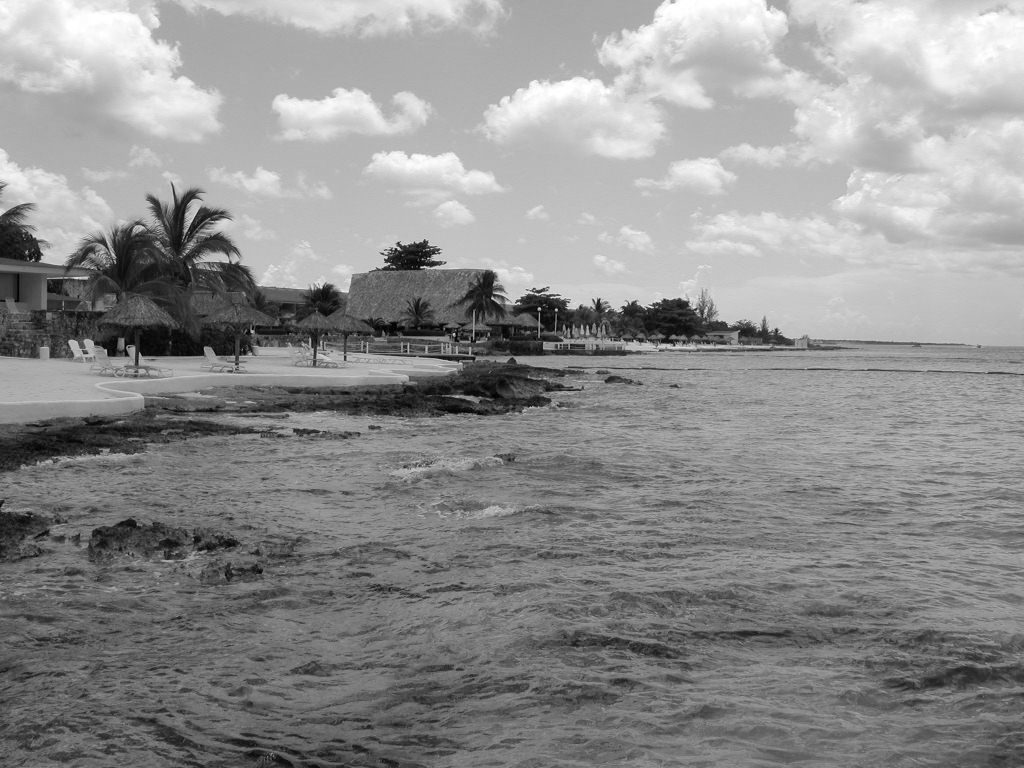
#> input picture multimedia/practice/week6/hotel-00.png, 1024 x 768 px; the run also reads 3 pictures not shown here
$ jupyter execute image_panorama.ipynb
#> lines starting #> are read from the running program, lines starting #| are printed output that depends on the picture
[cell 1]
import cv2
import os
from glob import glob
import numpy as np
import matplotlib.pyplot as plt

[cell 2]
img_names = ['hotel-00.png', 'hotel-01.png', 'hotel-02.png']

imgs = []
for i, name in enumerate(img_names):
    img = cv2.imread(name)
#> img is the input picture: shape (768, 1024, 3); min 0, max 255, mean 142.7
    plt.figure(figsize=(15,15))
    plt.subplot(len(img_names)//3+1,3,i+1)
    plt.imshow(cv2.cvtColor(img, cv2.COLOR_BGR2RGB))
    imgs.append(img)

stitcher = cv2.Stitcher_create()

status, dst = stitcher.stitch(imgs)
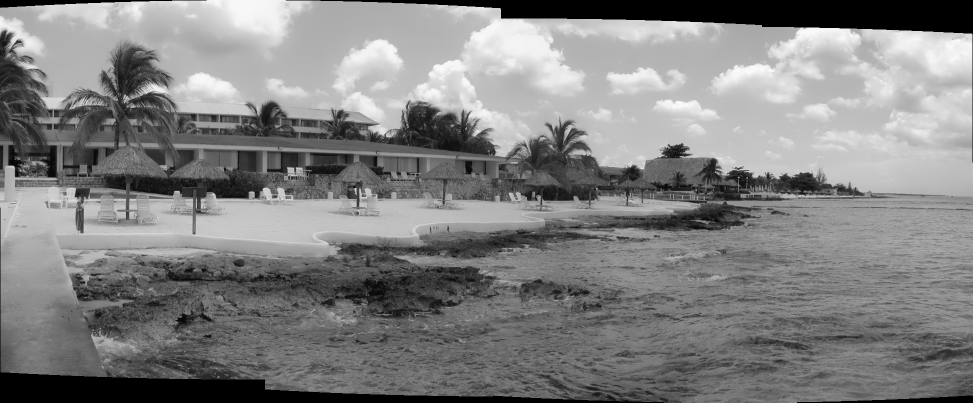
#> dst: shape (805, 1946, 3) (shown at 1/2 size); min 0, max 252, mean 129.5
#> status = 0

s=0
plt.figure(figsize=(20,20))
plt.imshow(cv2.cvtColor(dst, cv2.COLOR_BGR2RGB))

[cell 3]
def KeypointsMatching(keyPoints_L, keyPoints_R, descriptors_L, descriptors_R):

    bf = cv2.BFMatcher()
    raw_matches = bf.knnMatch(descriptors_L, descriptors_R, k=2)

    matches = []
    for m in raw_matches:
        if len(m) == 2 and m[0].distance < m[1].distance * 0.79:
            matches.append((m[0].trainIdx, m[0].queryIdx))

    if len(matches) >= 4:

        keyPoints_L = np.float32([keyPoints_L[i] for (_, i) in matches])
        keyPoints_R = np.float32([keyPoints_R[i] for (i, _) in matches])

        H, status = cv2.findHomography(keyPoints_L, keyPoints_R, cv2.RANSAC, 4.0)


    return matches, H, status

[cell 4]
def Draw_with_Matching(image_L, image_R, keyPoints_L, keyPoints_R, matches, status):
    h1, w1 = image_L.shape[:2]
    h2, w2 = image_R.shape[:2]

    img_matching_result = np.zeros((max(h1, h2), w1 + w2, 3), dtype="uint8")

    img_matching_result[0:h2, 0:w2] = image_R
    img_matching_result[0:h1, w2:] = image_L

    for ((trainIdx, queryIdx), s) in zip(matches, status):

        if s == 1:
            keyPoint2 = (int(keyPoints_R[trainIdx][0]), int(keyPoints_R[trainIdx][1]))
            keyPoint1 = (int(keyPoints_L[queryIdx][0]) + w2, int(keyPoints_L[queryIdx][1]))
            cv2.line(img_matching_result, keyPoint1, keyPoint2, (0, 255, 0), 1)

    return img_matching_result

[cell 5]
image_L = cv2.imread('hotel-01.png')
image_R = cv2.imread('hotel-02.png')

gray_L = cv2.cvtColor(image_L, cv2.COLOR_BGR2GRAY)
gray_R = cv2.cvtColor(image_R, cv2.COLOR_BGR2GRAY)
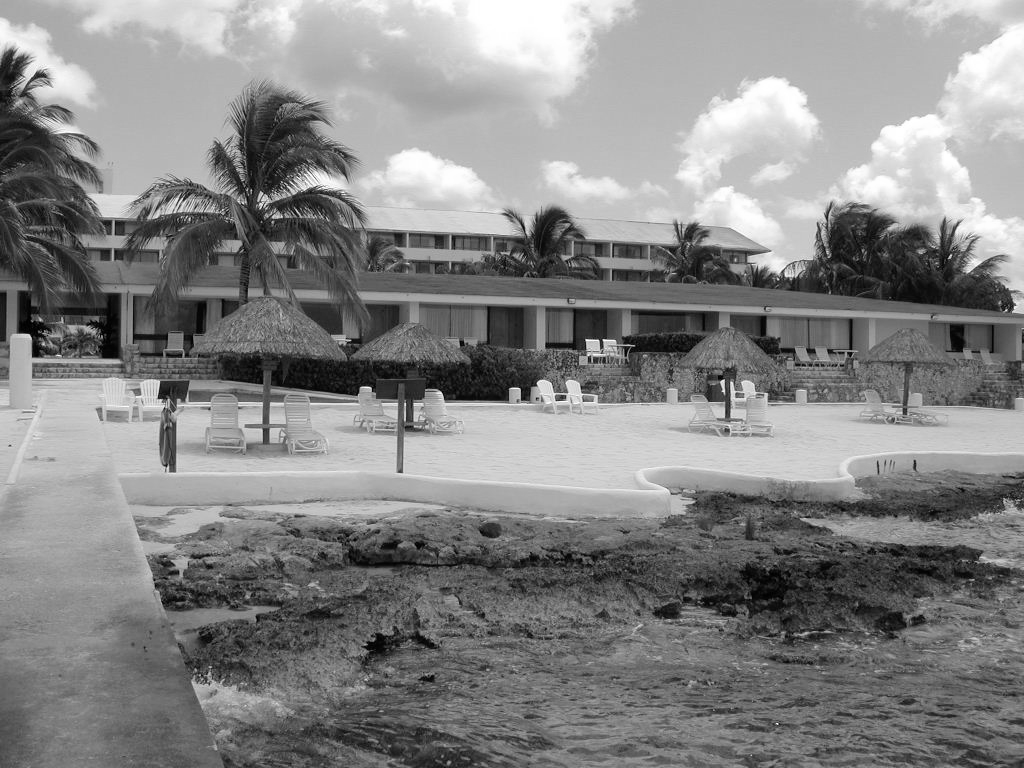
#> gray_R: shape (768, 1024); min 0, max 255, mean 133.5

plt.figure(figsize=(10,10))
plt.subplot(1,2,1)
plt.imshow(cv2.cvtColor(image_L, cv2.COLOR_BGR2RGB))

plt.figure(figsize=(10,10))
plt.subplot(1,2,2)
plt.imshow(cv2.cvtColor(image_R, cv2.COLOR_BGR2RGB))

detector = cv2.xfeatures2d.SIFT_create()
keyPoints_L, descriptors_L = detector.detectAndCompute(gray_L, None)
#> keyPoints_L = 5467 keypoints; strongest (x, y, size): (813, 347, 2), (991, 324, 2.2), (973, 323, 2.4), (190, 346, 3.2)
keyPoints_R, descriptors_R = detector.detectAndCompute(gray_R, None)
#> keyPoints_R = 5415 keypoints; strongest (x, y, size): (722, 382, 3.4), (950, 257, 2.2), (723, 391, 2.3), (731, 383, 2.2)
print('img1 - %d features, img2 - %d features' % (len(keyPoints_L), len(keyPoints_R)))
#| img1 - 5467 features, img2 - 5415 features

keyPoints_L = np.float32([keypoint.pt for keypoint in keyPoints_L])
#> keyPoints_L = 5467 pairs, first value 2.28 to 1021, second value 15.47 to 765
keyPoints_R = np.float32([keypoint.pt for keypoint in keyPoints_R])
#> keyPoints_R = 5415 pairs, first value 2.49 to 1021, second value 9.66 to 765.2

matches, H, status = KeypointsMatching(keyPoints_L, keyPoints_R, descriptors_L, descriptors_R)
#> in KeypointsMatching, `raw_matches = bf.knnMatch(descriptors_L, descriptors_R, k=2)`: raw_matches = 5467 matches
#> after the loop in KeypointsMatching, `for m in raw_matches:`: matches = 789 pairs, first value 44 to 5395, second value 0 to 5340
#> in KeypointsMatching, `keyPoints_L = np.float32([keyPoints_L[i] for (_, i) in matches])`: keyPoints_L = 789 pairs, first value 2.28 to 994, second value 26.1 to 730.5
#> in KeypointsMatching, `keyPoints_R = np.float32([keyPoints_R[i] for (i, _) in matches])`: keyPoints_R = 789 pairs, first value 26.09 to 1017.4, second value 25.23 to 740.7
#> in KeypointsMatching, `H, status = cv2.findHomography(keyPoints_L, keyPoints_R, cv2.RANSAC, 4..`: H = [[0.807, -0.0022, 539.8], [-0.069, 0.944, 53.74], [-0.000185, -1.36e-05, 1]]; status = 789 values, max 1 at index 0, min 0 at index 13, mean 0.899

img_matching_result = Draw_with_Matching(image_L, image_R, keyPoints_L, keyPoints_R, matches, status)
#> the loop in Draw_with_Matching, `for ((trainIdx, queryIdx), s) in zip(matches, status): ` made 789 passes
#> (trainIdx, queryIdx, s, keyPoint2, keyPoint1) on passes 1 to 12: (2742, 0, [1], (544, 552), (1026, 525)), (2752, 8, [1], (545, 589), (1028, 564)), (2755, 15, [1], (546, 355), (1029, 318)), (2756, 16, [1], (546, 585), (1029, 559)), (2763, 22, [1], (547, 401), (1030, 366)), (2764, 23, [1], (547, 401), (1030, 366)), (2767, 27, [1], (547, 345), (1031, 306)), (2786, 35, [1], (551, 366), (1034, 329)), (2787, 36, [1], (551, 366), (1034, 329)), (2791, 37, [1], (552, 549), (1035, 522)), (2789, 41, [1], (552, 362), (1036, 325)), (2785, 46, [1], (551, 261), (1036, 218))
#> (keyPoint2, keyPoint1) on passes 61 to 66: ((578, 556), (1063, 527)), ((577, 344), (1063, 306)), ((579, 597), (1064, 570)), ((580, 559), (1065, 531)), ((580, 559), (1066, 530)), ((580, 363), (1066, 326))
#> after the loop in Draw_with_Matching, `for ((trainIdx, queryIdx), s) in zip(matches, status):`:
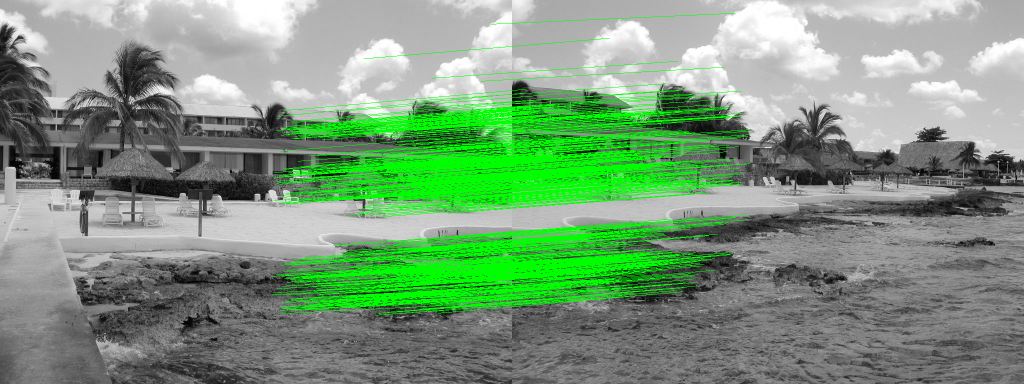
#> img_matching_result: shape (768, 2048, 3) (shown at 1/2 size); mean B, G, R 124.1, 152.9, 124.1

plt.figure(figsize=(20,20))
plt.imshow(cv2.cvtColor(img_matching_result, cv2.COLOR_BGR2RGB))

result = cv2.warpPerspective(image_L, H,
                             (image_L.shape[1] + image_R.shape[1], image_L.shape[0]))
result[0:image_R.shape[0], 0:image_R.shape[1]] = image_R

plt.figure(figsize=(20,20))
plt.imshow(cv2.cvtColor(result, cv2.COLOR_BGR2RGB))

[cell 6]
img_names = ['hotel-00.png', 'hotel-01.png', 'hotel-02.png', 'hotel-03.png']

imgs = []
for i, name in enumerate(img_names):
    img = cv2.imread(name)
    plt.figure(figsize=(15,15))
    plt.subplot(len(img_names)//3+1,3,i+1)
    plt.imshow(cv2.cvtColor(img, cv2.COLOR_BGR2RGB))
    imgs.append(img)

stitcher = cv2.Stitcher_create()

status, dst = stitcher.stitch(imgs)
#> dst: shape (818, 2427, 3)

plt.figure(figsize=(20,20))
plt.imshow(cv2.cvtColor(dst, cv2.COLOR_BGR2RGB))
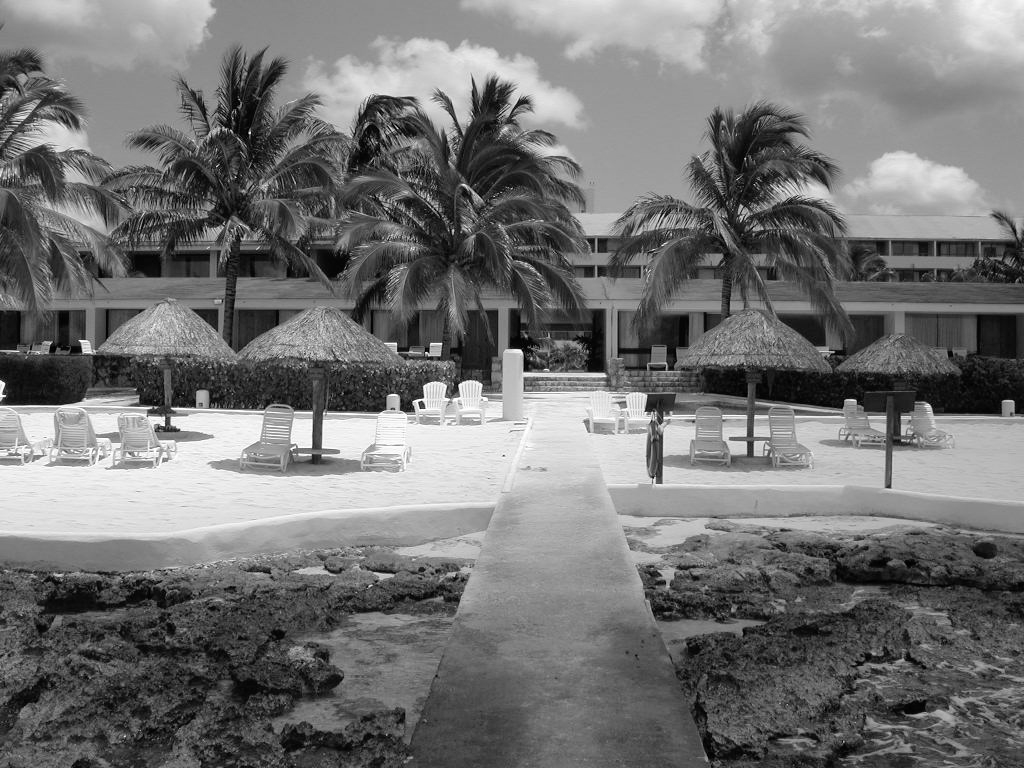
#> shown: shape (768, 1024, 3); min 0, max 255, mean 115.3

[cell 7]
def KeypointsMatching(keyPoints_L, keyPoints_R, descriptors_L, descriptors_R):

    bf = cv2.BFMatcher()
    raw_matches = bf.knnMatch(descriptors_L, descriptors_R, k=2)

    matches = []
    for m in raw_matches:
        if len(m) == 2 and m[0].distance < m[1].distance * 0.79:
            matches.append((m[0].trainIdx, m[0].queryIdx))

    if len(matches) >= 4:

        keyPoints_L = np.float32([keyPoints_L[i] for (_, i) in matches])
        keyPoints_R = np.float32([keyPoints_R[i] for (i, _) in matches])

        H, status = cv2.findHomography(keyPoints_L, keyPoints_R, cv2.RANSAC, 4.0, confidence=0.995)


    return matches, H, status

[cell 8]
def Draw_with_Matching(image_L, image_R, keyPoints_L, keyPoints_R, matches, status):
    h1, w1 = image_L.shape[:2]
#> h1 = 768; w1 = 1024
    h2, w2 = image_R.shape[:2]
#> h2 = 768; w2 = 1024

    img_matching_result = np.zeros((max(h1, h2), w1 + w2, 3), dtype="uint8")

    img_matching_result[0:h2, 0:w2] = image_R
    img_matching_result[0:h1, w2:] = image_L

    for ((trainIdx, queryIdx), s) in zip(matches, status):

        if s == 1:
            keyPoint2 = (int(keyPoints_R[trainIdx][0]), int(keyPoints_R[trainIdx][1]))
            keyPoint1 = (int(keyPoints_L[queryIdx][0]) + w2, int(keyPoints_L[queryIdx][1]))
            cv2.line(img_matching_result, keyPoint1, keyPoint2, (0, 255, 0), 1)
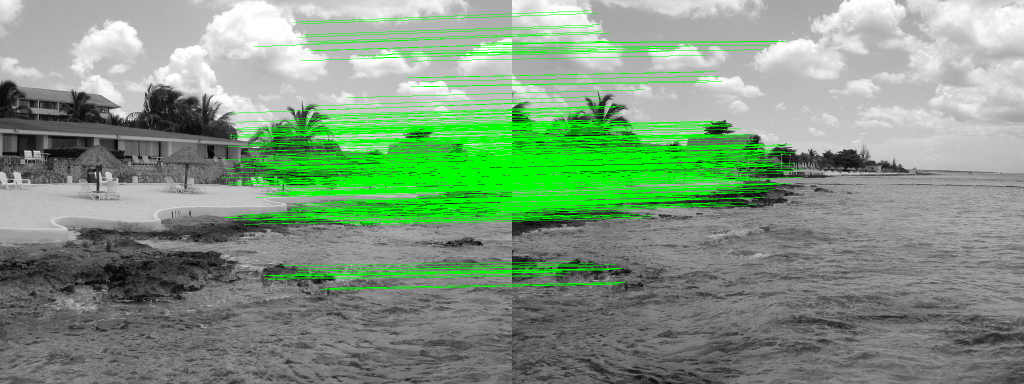
#> img_matching_result: shape (768, 2048, 3) (shown at 1/2 size); mean B, G, R 128.4, 153.6, 128.4

    return img_matching_result

[cell 9]
def Panorama_nonstit(img1, img2):
    if str(type(img1)) == "<class 'str'>":
        image_L = cv2.imread(img1)
        gray_L = cv2.cvtColor(image_L, cv2.COLOR_BGR2GRAY)
    else:
        image_L = img1
        gray_L = img1

    if str(type(img2)) == "<class 'str'>":
        image_R = cv2.imread(img2)
        gray_R = cv2.cvtColor(image_R, cv2.COLOR_BGR2GRAY)
    else:
        image_R = img2
        gray_R = img2


    detector = cv2.xfeatures2d.SIFT_create()
    keyPoints_L, descriptors_L = detector.detectAndCompute(gray_L, None)
    keyPoints_R, descriptors_R = detector.detectAndCompute(gray_R, None)
    print('img1 - %d features, img2 - %d features' % (len(keyPoints_L), len(keyPoints_R)))

    keyPoints_L = np.float32([keypoint.pt for keypoint in keyPoints_L])
    keyPoints_R = np.float32([keypoint.pt for keypoint in keyPoints_R])

    matches, H, status = KeypointsMatching(keyPoints_L, keyPoints_R, descriptors_L, descriptors_R)

    img_matching_result = Draw_with_Matching(image_L, image_R, keyPoints_L, keyPoints_R, matches, status)


    result = cv2.warpPerspective(image_L, H,
                                 (image_L.shape[1] + image_R.shape[1], image_L.shape[0]))
    result[0:image_R.shape[0], 0:image_R.shape[1]] = image_R

    return result
#plt.figure(figsize=(20,20))
#plt.imshow(cv2.cvtColor(result, cv2.COLOR_BGR2RGB))

[cell 10]
pam1 = Panorama_nonstit('hotel-00.png', 'hotel-01.png')
pam2 = Panorama_nonstit(pam1, 'hotel-02.png')
#> after the loop in Draw_with_Matching (call 2), `for ((trainIdx, queryIdx), s) in zip(matches, status):`:
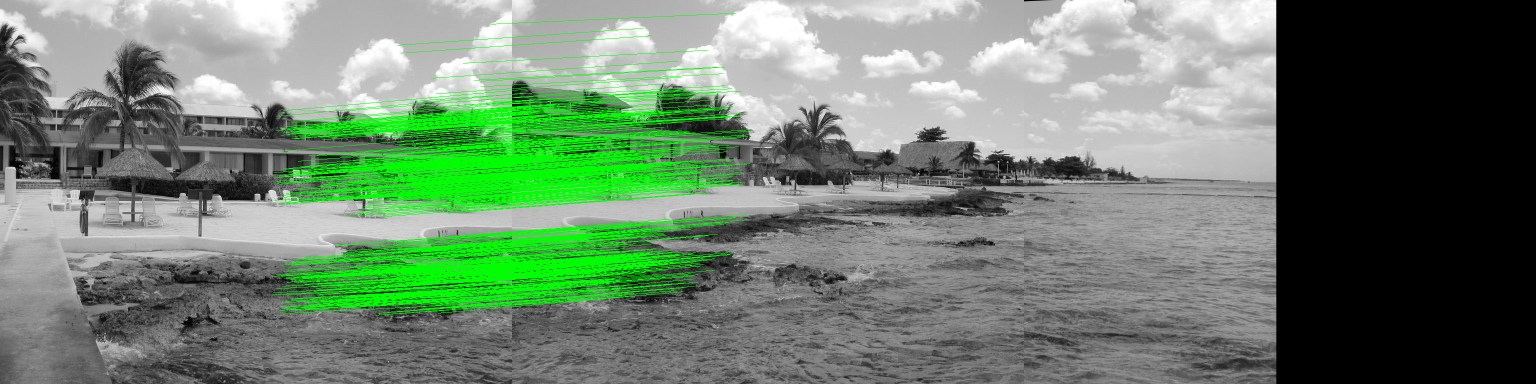
#> img_matching_result: shape (768, 3072, 3) (shown at 1/2 size); mean B, G, R 109, 128.6, 109
pam3 = Panorama_nonstit(pam2, 'hotel-03.png')
#> call 3 of Panorama_nonstit, with img2 = 'hotel-03.png'
#> after the loop in Draw_with_Matching (call 3), `for ((trainIdx, queryIdx), s) in zip(matches, status):`:
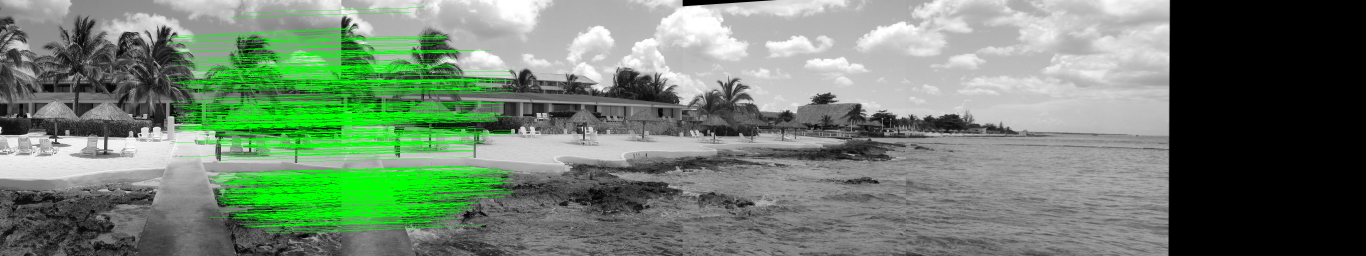
#> img_matching_result: shape (768, 4096, 3) (shown at 1/3 size); mean B, G, R 111.4, 129.4, 111.4
#> in Panorama_nonstit (call 3), `result[0:image_R.shape[0], 0:image_R.shape[1]] = image_R`:
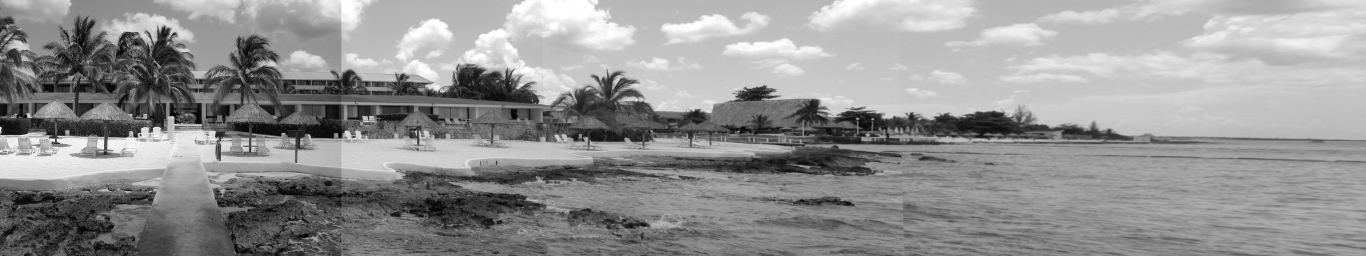
#> result: shape (768, 4096, 3) (shown at 1/3 size); min 0, max 255, mean 146
